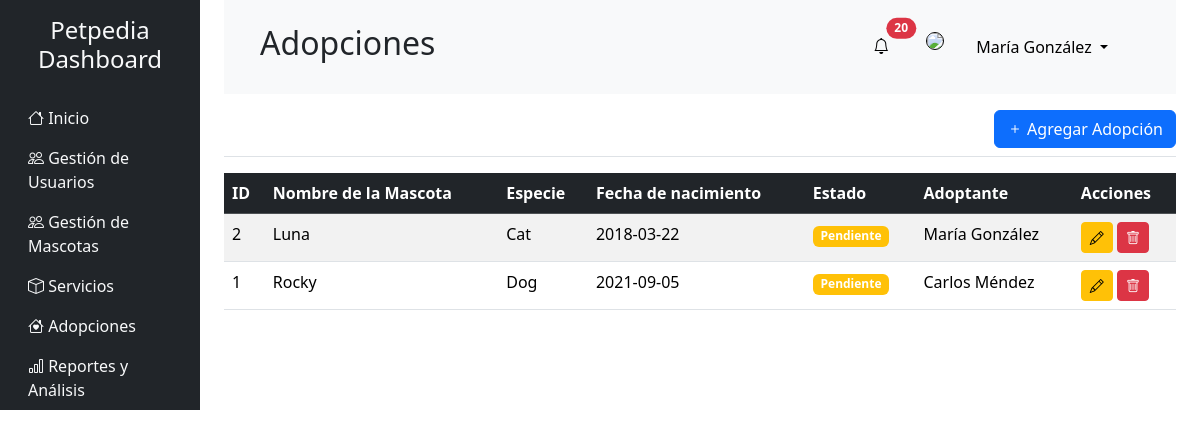
Screenshot of /adoption.php (signed in) with the database file from the repository.
### tables this page shows
CREATE TABLE adoptions (
    adoption_id INT NOT NULL AUTO_INCREMENT,
    pet_id INT NOT NULL,
    user_id INT,
    adoption_date DATE,
    status_id INT,
    PRIMARY KEY (adoption_id),
    FOREIGN KEY (status_id) REFERENCES statuses(status_id),
    FOREIGN KEY (pet_id) REFERENCES pets(pet_id),
    FOREIGN KEY (user_id) REFERENCES users(user_id)
);

CREATE TABLE pets (
    pet_id INT NOT NULL AUTO_INCREMENT,
    name VARCHAR(100) NOT NULL,
    img VARCHAR(100),
    species VARCHAR(50),
    breed VARCHAR(50),
    birth_date DATE,
    main_image_url VARCHAR(255),
    status_id INT,
    PRIMARY KEY (pet_id),
    FOREIGN KEY (status_id) REFERENCES statuses(status_id)
);

CREATE TABLE users (
    user_id INT NOT NULL AUTO_INCREMENT,
    username VARCHAR(50) NOT NULL,
    email VARCHAR(100) UNIQUE NOT NULL,
    password VARCHAR(255) NOT NULL,
    level TINYINT NOT NULL,
    created_at DATETIME DEFAULT CURRENT_TIMESTAMP,
    user_img VARCHAR(100),    PRIMARY KEY (user_id)
);

### adoption.php (the view, shortened to what this page needs)
<?php
include "./php/conexion.php";
$sql = "SELECT
            a.adoption_id,
            p.name AS pet_name,
            p.birth_date AS b_date,
            p.species,
            a.status_id,
            u.username
        FROM adoptions a
        INNER JOIN pets p ON a.pet_id = p.pet_id
        INNER JOIN users u ON a.user_id = u.user_id
        ORDER BY a.adoption_id DESC";
$res = $conexion->query($sql) or die($conexion->error);
?>
<!DOCTYPE html>
<html lang="en">
  <head>
    <link
      href="https://cdn.jsdelivr.net/npm/bootstrap@5.3.2/dist/css/bootstrap.min.css"
      rel="stylesheet"
    />
    <link
      href="https://cdn.jsdelivr.net/npm/bootstrap-icons/font/bootstrap-icons.css"
      rel="stylesheet"
    />
  </head>
  <body>
    <div class="container-fluid">
      <div class="row">
        <?php include "./layouts/aside.php" ?>
        <main class="col-md-9 ms-sm-auto col-lg-10 px-md-4">
        <?php include "./layouts/header.php" ?>
          <div
            class="d-flex justify-content-end flex-wrap flex-md-nowrap align-items-center pt-3 pb-2 mb-3 border-bottom"
          >
            <button
              class="btn btn-primary"
              data-bs-toggle="modal"
              data-bs-target="#addAdoptionModal"
            >
              <i class="bi bi-plus"></i> Agregar Adopción
            </button>
          </div>
          <div class="table-responsive">
            <table class="table table-striped table-hover">
              <thead class="table-dark">
                <tr>
                  <th>ID</th>
                  <th>Nombre de la Mascota</th>
                  <th>Especie</th>
                  <th>Fecha de nacimiento</th>
                  <th>Estado</th>
                  <th>Adoptante</th>
                  <th>Acciones</th>
                </tr>
              </thead>
              <tbody>
              <?php
                    while($fila=mysqli_fetch_array($res)){
                  ?>
                <tr>
                <td><?php echo $fila['adoption_id'] ?></td>
                <td><?php echo $fila['pet_name'] ?></td>
                <td><?php echo $fila['species'] ?></td>
                <td><?php echo $fila['b_date'] ?></td>
                <td><?php
                      if($fila['status_id']==2){
                        echo '<span class="badge bg-warning">Pendiente</span>';
                      }
                    ?></td>
                    <td><?php echo $fila['username']; ?></td>
                  <td>
                    <button
                      class="btn btn-warning btn-sm"
                      data-bs-toggle="modal"
                      data-bs-target="#addAdoptionModal"
                    >
                      <i class="bi bi-pencil"></i>
                    </button>
  <button class="btn btn-sm btn-danger btnEliminar"
          data-id="<?php echo $fila['adoption_id']; ?>"
          data-bs-toggle="modal" data-bs-target="#deleteUserModal">
      <i class="bi bi-trash"></i>
  </button>
                  </td>
                </tr>
                <?php
                    }
                ?>
              </tbody>
            </table>
          </div>
        </main>
      </div>
    </div>
  </body>
</html>

### rows the page displays
adoptions: adoption_id "2", pet.name "Luna", pet.species "Cat", pet.birth_date "2018-03-22", shows "Pendiente", user.username "María González"
adoptions: adoption_id "1", pet.name "Rocky", pet.species "Dog", pet.birth_date "2021-09-05", shows "Pendiente", user.username "Carlos Méndez"

### other values shown
$title "Adopciones"
$user['nombre'] "María González"
